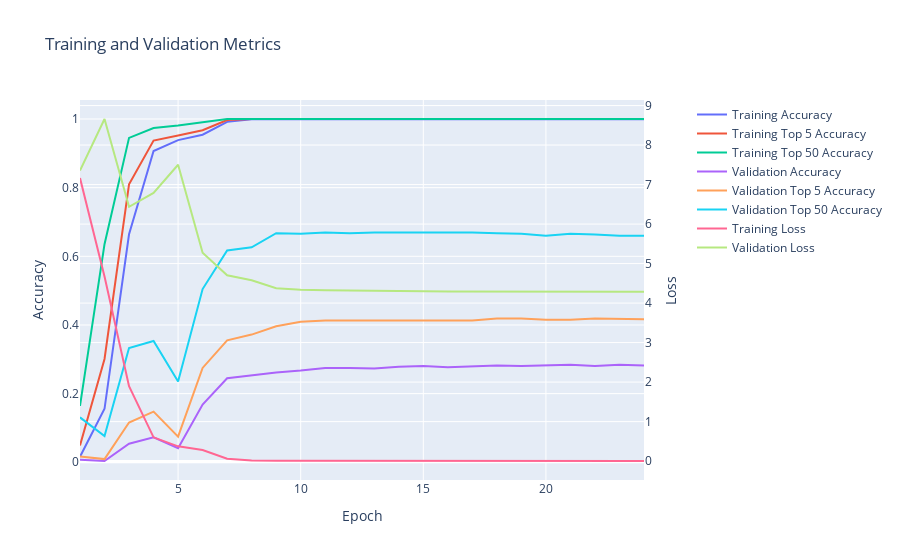

Notebook source saved alongside this figure:
### Code cell
arcface_cross_entropy_model.display_training_history()

### Figure 1 — Plotly figure (JSON) as saved in the notebook; plotly's stock layout.template omitted (floating-point values rounded to 4 significant figures)
{"data": [{"mode": "lines", "name": "Training Accuracy", "type": "scatter", "x": [1, 2, 3, 4, 5, 6, 7, 8, 9, 10, 11, 12, 13, 14, 15, 16, 17, 18, 19, 20, 21, 22, 23, 24], "xaxis": "x", "y": [0.01632, 0.1558, 0.6642, 0.9067, 0.9384, 0.9543, 0.9916, 0.9991, 0.9991, 0.9991, 0.9991, 0.9991, 0.9991, 0.9991, 0.9991, 0.9991, 0.9991, 0.9991, 0.9991, 0.9995, 0.9995, 0.9991, 0.9991, 0.9991, 0.9991], "yaxis": "y"}, {"mode": "lines", "name": "Training Top 5 Accuracy", "type": "scatter", "x": [1, 2, 3, 4, 5, 6, 7, 8, 9, 10, 11, 12, 13, 14, 15, 16, 17, 18, 19, 20, 21, 22, 23, 24], "xaxis": "x", "y": [0.04897, 0.3008, 0.8097, 0.937, 0.952, 0.9674, 0.9972, 1.0, 1.0, 1.0, 1.0, 1.0, 1.0, 1.0, 1.0, 1.0, 1.0, 1.0, 1.0, 1.0, 1.0, 1.0, 1.0, 1.0, 1.0], "yaxis": "y"}, {"mode": "lines", "name": "Training Top 50 Accuracy", "type": "scatter", "x": [1, 2, 3, 4, 5, 6, 7, 8, 9, 10, 11, 12, 13, 14, 15, 16, 17, 18, 19, 20, 21, 22, 23, 24], "xaxis": "x", "y": [0.1642, 0.6353, 0.945, 0.9739, 0.9813, 0.9902, 1.0, 1.0, 1.0, 1.0, 1.0, 1.0, 1.0, 1.0, 1.0, 1.0, 1.0, 1.0, 1.0, 1.0, 1.0, 1.0, 1.0, 1.0, 1.0], "yaxis": "y"}, {"mode": "lines", "name": "Validation Accuracy", "type": "scatter", "x": [1, 2, 3, 4, 5, 6, 7, 8, 9, 10, 11, 12, 13, 14, 15, 16, 17, 18, 19, 20, 21, 22, 23, 24], "xaxis": "x", "y": [0.007477, 0.003738, 0.05421, 0.0729, 0.04112, 0.1682, 0.2449, 0.2542, 0.2617, 0.2673, 0.2748, 0.2748, 0.2729, 0.2785, 0.2804, 0.2766, 0.2785, 0.2822, 0.2804, 0.2822, 0.2841, 0.2804, 0.2841, 0.2822, 0.2822], "yaxis": "y"}, {"mode": "lines", "name": "Validation Top 5 Accuracy", "type": "scatter", "x": [1, 2, 3, 4, 5, 6, 7, 8, 9, 10, 11, 12, 13, 14, 15, 16, 17, 18, 19, 20, 21, 22, 23, 24], "xaxis": "x", "y": [0.01682, 0.009346, 0.1159, 0.1477, 0.07477, 0.2748, 0.3551, 0.372, 0.3963, 0.4093, 0.4131, 0.4131, 0.4131, 0.4131, 0.4131, 0.4131, 0.4131, 0.4187, 0.4187, 0.415, 0.415, 0.4187, 0.4187, 0.4168, 0.4168], "yaxis": "y"}, {"mode": "lines", "name": "Validation Top 50 Accuracy", "type": "scatter", "x": [1, 2, 3, 4, 5, 6, 7, 8, 9, 10, 11, 12, 13, 14, 15, 16, 17, 18, 19, 20, 21, 22, 23, 24], "xaxis": "x", "y": [0.1308, 0.07664, 0.3327, 0.3533, 0.2355, 0.5047, 0.6168, 0.6262, 0.6673, 0.6654, 0.6692, 0.6673, 0.6692, 0.6692, 0.671, 0.6692, 0.6692, 0.6673, 0.6654, 0.6598, 0.6654, 0.6636, 0.6598, 0.6598, 0.6579], "yaxis": "y"}, {"mode": "lines", "name": "Training Loss", "type": "scatter", "x": [1, 2, 3, 4, 5, 6, 7, 8, 9, 10, 11, 12, 13, 14, 15, 16, 17, 18, 19, 20, 21, 22, 23, 24], "xaxis": "x", "y": [7.165, 4.675, 1.894, 0.6022, 0.3743, 0.2802, 0.05972, 0.01347, 0.009203, 0.008006, 0.007134, 0.00634, 0.005885, 0.005367, 0.005125, 0.004822, 0.004436, 0.00425, 0.00403, 0.002746, 0.003347, 0.003129, 0.003459, 0.00306, 0.002848], "yaxis": "y2"}, {"mode": "lines", "name": "Validation Loss", "type": "scatter", "x": [1, 2, 3, 4, 5, 6, 7, 8, 9, 10, 11, 12, 13, 14, 15, 16, 17, 18, 19, 20, 21, 22, 23, 24], "xaxis": "x", "y": [7.354, 8.66, 6.436, 6.789, 7.502, 5.272, 4.705, 4.579, 4.374, 4.338, 4.325, 4.315, 4.309, 4.302, 4.301, 4.295, 4.296, 4.295, 4.292, 4.293, 4.281, 4.286, 4.283, 4.285, 4.284], "yaxis": "y2"}], "layout": {"title": {"text": "Training and Validation Metrics"}, "xaxis": {"anchor": "y", "domain": [0.0, 0.94], "title": {"text": "Epoch"}}, "yaxis": {"anchor": "x", "domain": [0.0, 1.0], "title": {"text": "Accuracy"}}, "yaxis2": {"anchor": "x", "overlaying": "y", "side": "right", "title": {"text": "Loss"}}}}
